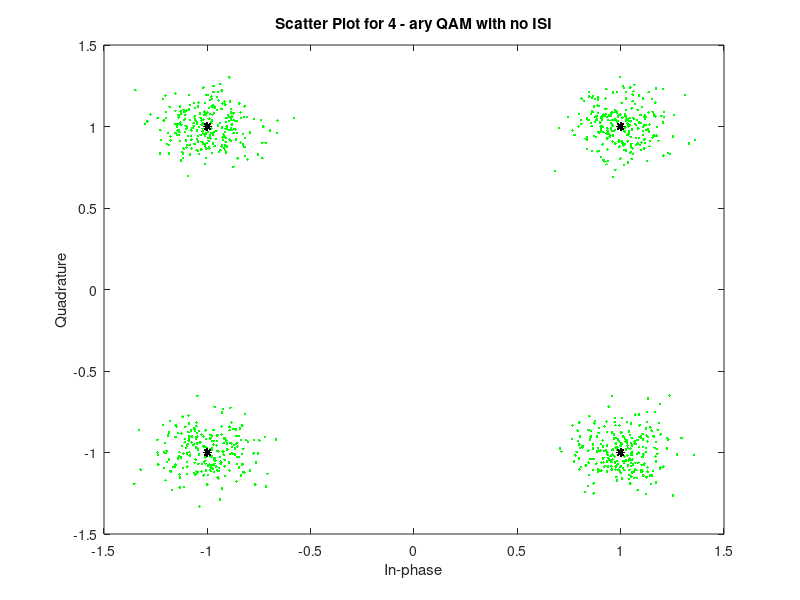
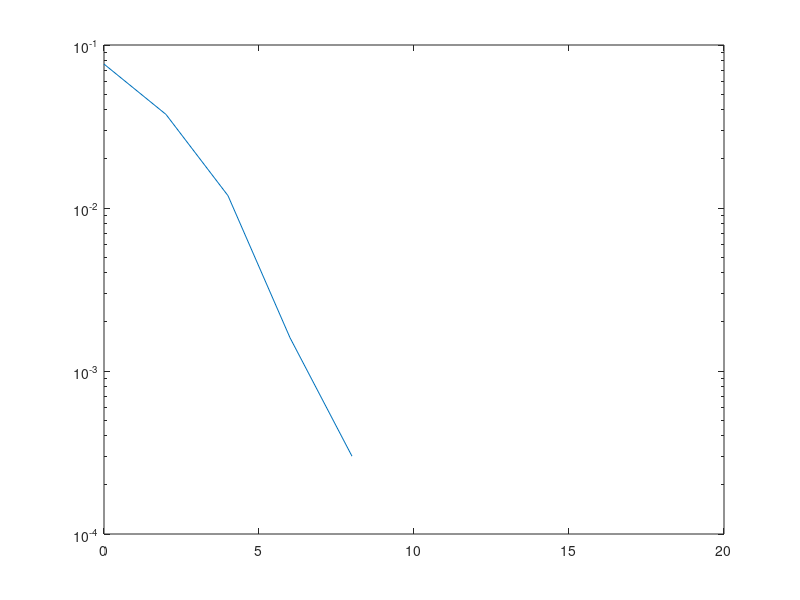

The MATLAB source for these figures, in order: (Note: this script raises an error after producing the figures.)
%% ECE408 Wireless Communications
% Armaan Kohli
% Spring 2020
% Project 1
clear all;
close all;
clc;
%% QAM Simulation w/ No Channel

numIter = 5; % The number of iterations of the monte-carlo simulation
nSym = 1000; % The number of symbols per packet
SNR_Vec = 0:2:16;
lenSNR = length(SNR_Vec);

M = [4, 16]; % The M-ary number

chan = 1; % No channel

% Create a vector to store the BER computed during each iteration
berVec = zeros(numIter, lenSNR);

% Run the simulation numIter amount of times for both 4-ary and 16-ary QAM
for m = M
    for ii = 1:numIter
        
        K = log2(m); % COMMENT HERE
        % Generating random bits to send
        bits = randi(2,[nSym*K, 1])-1; 
        
        % Reshape bits into K-tuples
        data = reshape(bits,length(bits)/K,K);   
        msg = bi2de(data);

        for jj = 1:lenSNR % One iteration of the simulation at each SNR

            tx = qammod(msg,m); % QAM modulate the signal

            txChan = tx; % Perfect channel - introduces no ISI

            % Convert from EbNo to SNR and add AWGN
            txNoisy = awgn(txChan,(10*log10(K) + SNR_Vec(jj)),'measured'); 
            
            rx = qamdemod(txNoisy,m); % Demodulate

            % Converting symbols back to bits
            dataOutMatrix = de2bi(rx,K);
            rxMSG = dataOutMatrix(:); 

            % Compute and store the BER for this iteration

            [~, berVec(ii,jj)] = biterr(bits, rxMSG);  
        end % End SNR iteration
    end % End numIter iteration
    
    % Generate plots for each M-ary scheme
    
    % Generate scatterplot
    title1 = sprintf("Scatter Plot for %d - ary QAM with no ISI",m);
    sPlotFig = scatterplot(txNoisy,1,0,'g.');
    hold on;
    figure(1);
    scatterplot(tx,1,0,'k*',sPlotFig)
    hold off;
    title(title1)

    % Compute and plot the mean BER
    ber = mean(berVec,1);
    figure(2)
    semilogy(SNR_Vec,ber)
    % Compute the theoretical BER for this scenario and graph waterfall 
    berTheory = berawgn(SNR_Vec, 'qam', m); % theoretical BER
    title2 = sprintf("BER Waterfall Curve for %d - ary QAM with no ISI",m);
    hold on
    semilogy(SNR_Vec, berTheory)
    xlabel('SNR(dB)');  ylabel('BER');
    legend('BER','Theoretical BER','Location','southwest')
    title(title2)

end % End M-ary iteration

%% Part 2: Equalizing a Channel with Moderate ISI for BPSK

numIter = 1; 
nSym = 100000;    
SNR_Vec = 0:2:16;
lenSNR = length(SNR_Vec);

M = 2;        % The M-ary number, 2 corresponds to binary modulation
K = log2(M);  % Number of bits per symbol
trainlength = nSym/10;

chan = [1 .2 .4]; % Somewhat invertible channel impulse response, Moderate ISI

% Modulator
bpskMod = comm.BPSKModulator('PhaseOffset',0);
% Demodulator
bpskDemod = comm.BPSKDemodulator('PhaseOffset',0); 

% Equalizer Object
eq1 = dfe(2,3,signlms(0.01));
eq1.SigConst = bpskMod((0:M-1)')'; % Set signal constellation.
eq1.ResetBeforeFiltering=0;

berVec1 = zeros(numIter, lenSNR);

for i = 1:numIter
   
    bits = randi(2,[nSym*K, 1])-1;
    data = reshape(bits,length(bits)/K,K);   % Reshape bits into binary k-tuples, K = log2(M)

    msg = bi2de(data);
    
    for j = 1:lenSNR 
        
        tx = bpskMod(msg);
        
        if isequal(chan,1)
            txChan = tx;
        elseif isa(chan,'channel.rayleigh')
            reset(chan) % Draw a different channel each iteration
            txChan = filter(chan,tx);
        else
            txChan = filter(chan,1,tx);  % Apply the channel.
        end
        
        % Convert from EbNo to SNR.
        % Note: Because No = 2*noiseVariance^2, we must add ~3 dB
        % to get SNR (because 10*log10(2) ~= 3).
        txNoisy = awgn(txChan,(10*log10(K)+SNR_Vec(j)),'measured'); % Add AWGN
        
        EqData1 = equalize(eq1,txNoisy,tx(1:trainlength));
        rx1 = bpskDemod(EqData1);
                             
        dataOutMatrix1 = de2bi(rx1,K);
        rxMSG1 = dataOutMatrix1(:); 
               
        [~, berVec1(i,j)] = biterr(bits(2:end), rxMSG1(2:end));  % We're interested in the BER, which is the 2nd output of BITERR
    end
    
end

h = scatterplot(txNoisy,1,trainlength,'bx'); hold on;
scatterplot(EqData1,1,trainlength,'g.',h);
scatterplot(eq1.SigConst,1,0,'k*',h);
legend('Uneqalized signal','Equalized signal',...
   'Ideal signal constellation');
hold off;


ber1 = mean(berVec1,1);
figure(2)
semilogy(SNR_Vec, ber1)
hold on;
berTheory = berawgn(SNR_Vec,'psk',M,'nondiff');
semilogy(SNR_Vec,berTheory,'r')
%line(12,,'Color','red','LineStyle','--');
legend('BER','Theoretical BER')








